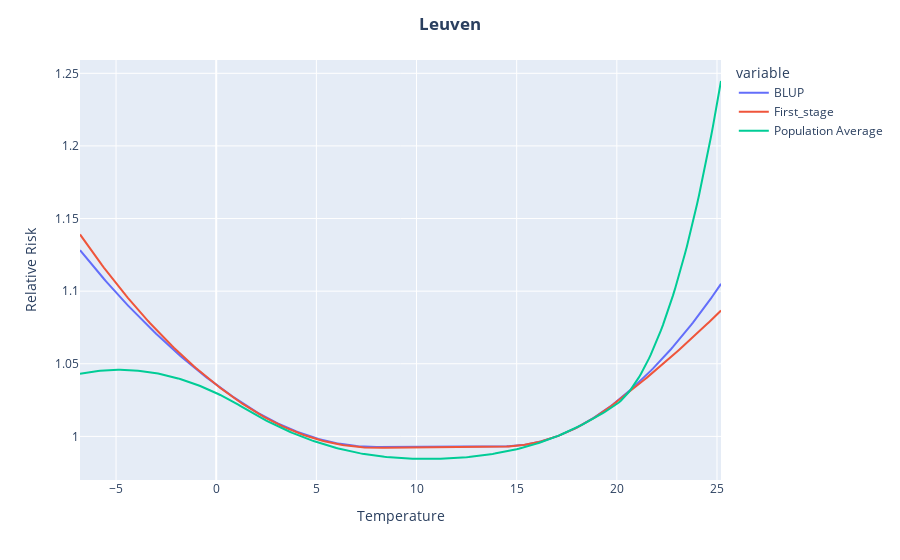
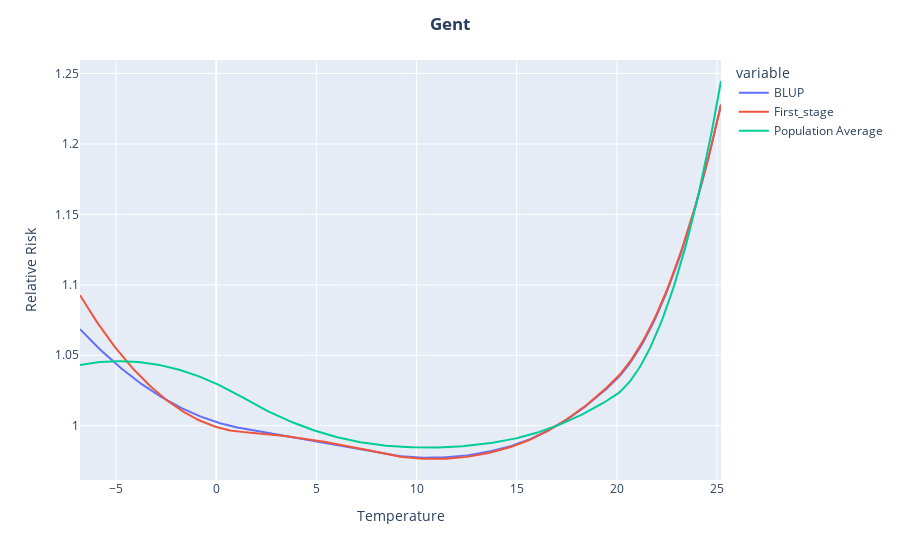

The code cell stored with these charts, in order, in its notebook:
### Code cell
from dash import Dash, dcc, html
from dash.dependencies import  Input, Output
import plotly.express as px
import plotly.graph_objs as go

colorscales = []
year={}
for i in range(len(Belgium_shapes_merge.columns[3:])):
   
    year['label'] = Belgium_shapes_merge.columns[i+3]
    year['value'] = Belgium_shapes_merge.columns[i+3]
    colorscales.append(year)
    year={}

cities=[]
city={}
for i in range(len(predreg.arron.unique())):
   
    city['label'] = predreg.arron.unique()[i]
    city['value'] = predreg.arron.unique()[i]
    cities.append(city)
    city={}

    
app = Dash(__name__)

fig4 = px.line(studyspe, x="temp", y="y",color='arron')
fig4.update_layout(title="Study Specific",title_x=0.5,
                   xaxis_title='Temperature',
                   yaxis_title='Relative Risk')

app.layout = html.Div([
    html.H2('Heatwave Analysis',style={'text-align': 'center'}),
    html.P("Select the year:"),
    dcc.Dropdown(
        id='dropdown', 
        options=colorscales,
        value='1980'
    ),
    
    dbc.Row([
    dbc.Col(dcc.Graph(id="graph"),md=5),
    dbc.Col(dcc.Graph(id="graph2"),md=5)]),
    dcc.Dropdown(
        id='dropdown2', 
        options=cities,
        value='Leuven'
    ),
    dcc.Graph(id="graph3"),
    html.Hr(),
    dcc.Graph(id="graph4",figure=fig4)
    
])


@app.callback(
    Output("graph", "figure"), 
    Input("dropdown", "value"))
def change_colorscale(scale):
    df = Belgium_shapes_merge # replace with your own data source
    fig = px.choropleth(
       df, geojson=json_freq,locations=df.index, color=scale,
    color_continuous_scale=px.colors.sequential.OrRd,hover_name='Name1',range_color=[0,8]
      )
    fig.update_geos(fitbounds="locations", visible=False)
    fig.update_layout(title=f"Heatwave Weeks in <b>{scale}</b>", title_x=0.5)
    return fig

@app.callback(
    Output("graph2", "figure"), 
    Input("dropdown", "value"))
def change_colorscale2(scale):
    df = Belgium_shapes_intens # replace with your own data source
    fig2 = px.choropleth(
       df, geojson=json_intens,locations=df.index, color=scale,
    color_continuous_scale=px.colors.sequential.OrRd,hover_name='Name1',range_color=[0,5.126667]
      )
    fig2.update_geos(fitbounds="locations", visible=False)
    fig2.update_layout(title=f"Heatwave Intensity in <b>{scale}</b>", title_x=0.5)
    return fig2

@app.callback(
    Output("graph3", "figure"), 
    Input("dropdown2", "value"))
def change_city(city):
    fig = px.line(predreg[predreg.arron==city], x="blup_predvar", y=["BLUP","First_stage"])
    fig.add_trace(go.Scatter(x=pooled['predvar'],y=pooled['matRRfit'],name="Population Average"))
    fig.update_layout(title=f"<b>{city}</b>",title_x=0.5,
                   xaxis_title='Temperature',
                   yaxis_title='Relative Risk')
    fig.show()
    return fig


app.run_server(debug=True,use_reloader=False)

### Figure 1 — Plotly figure (JSON) as saved in the notebook; plotly's stock layout.template omitted (floating-point values rounded to 4 significant figures; data arrays with more than 128 entries replaced by an {"elided": "..."} marker saying what was removed)
{"data": [{"hovertemplate": "variable=BLUP<br>blup_predvar=%{x}<br>value=%{y}<extra></extra>", "legendgroup": "BLUP", "line": {"color": "#636efa", "dash": "solid"}, "marker": {"symbol": "circle"}, "mode": "lines", "name": "BLUP", "orientation": "v", "showlegend": true, "type": "scatter", "x": {"elided": "321 float values"}, "xaxis": "x", "y": {"elided": "321 float values"}, "yaxis": "y"}, {"hovertemplate": "variable=First_stage<br>blup_predvar=%{x}<br>value=%{y}<extra></extra>", "legendgroup": "First_stage", "line": {"color": "#EF553B", "dash": "solid"}, "marker": {"symbol": "circle"}, "mode": "lines", "name": "First_stage", "orientation": "v", "showlegend": true, "type": "scatter", "x": {"elided": "321 float values"}, "xaxis": "x", "y": {"elided": "321 float values"}, "yaxis": "y"}, {"name": "Population Average", "type": "scatter", "x": {"elided": "321 float values"}, "y": {"elided": "321 float values"}}], "layout": {"legend": {"title": {"text": "variable"}, "tracegroupgap": 0}, "margin": {"t": 60}, "title": {"text": "<b>Leuven</b>", "x": 0.5}, "xaxis": {"anchor": "y", "domain": [0, 1], "title": {"text": "Temperature"}}, "yaxis": {"anchor": "x", "domain": [0, 1], "title": {"text": "Relative Risk"}}}}

### Figure 2 — Plotly figure (JSON) as saved in the notebook; plotly's stock layout.template omitted (floating-point values rounded to 4 significant figures; data arrays with more than 128 entries replaced by an {"elided": "..."} marker saying what was removed)
{"data": [{"hovertemplate": "variable=BLUP<br>blup_predvar=%{x}<br>value=%{y}<extra></extra>", "legendgroup": "BLUP", "line": {"color": "#636efa", "dash": "solid"}, "marker": {"symbol": "circle"}, "mode": "lines", "name": "BLUP", "orientation": "v", "showlegend": true, "type": "scatter", "x": {"elided": "321 float values"}, "xaxis": "x", "y": {"elided": "321 float values"}, "yaxis": "y"}, {"hovertemplate": "variable=First_stage<br>blup_predvar=%{x}<br>value=%{y}<extra></extra>", "legendgroup": "First_stage", "line": {"color": "#EF553B", "dash": "solid"}, "marker": {"symbol": "circle"}, "mode": "lines", "name": "First_stage", "orientation": "v", "showlegend": true, "type": "scatter", "x": {"elided": "321 float values"}, "xaxis": "x", "y": {"elided": "321 float values"}, "yaxis": "y"}, {"name": "Population Average", "type": "scatter", "x": {"elided": "321 float values"}, "y": {"elided": "321 float values"}}], "layout": {"legend": {"title": {"text": "variable"}, "tracegroupgap": 0}, "margin": {"t": 60}, "title": {"text": "<b>Gent</b>", "x": 0.5}, "xaxis": {"anchor": "y", "domain": [0, 1], "title": {"text": "Temperature"}}, "yaxis": {"anchor": "x", "domain": [0, 1], "title": {"text": "Relative Risk"}}}}
